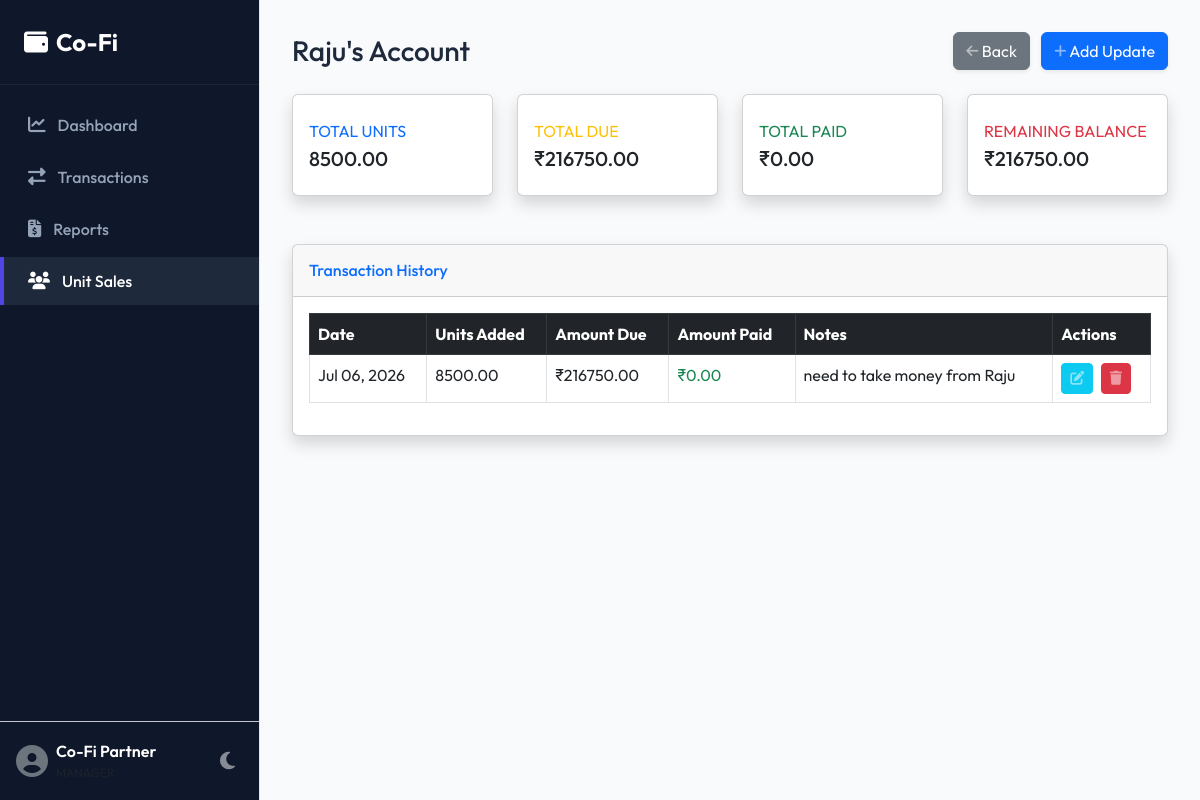
Screenshot of /unit-buyers/1/ with the database file from the repository.
### finance/models.py (models this page shows, shortened)
class UnitBuyer(models.Model):
    BUYER_CHOICES = [
        ('Raju', 'Raju'),
        ('Ramesh', 'Ramesh'),
        ('Govindha Raju', 'Govindha Raju'),
    ]
    name = models.CharField(max_length=150, choices=BUYER_CHOICES, unique=True)
    created_at = models.DateTimeField(auto_now_add=True)
    @property
    def total_units(self):
        return sum(t.units_added for t in self.transactions.all())
    @property
    def amount_due(self):
        return sum(t.amount_due for t in self.transactions.all())
    @property
    def amount_paid(self):
        return sum(t.amount_paid for t in self.transactions.all())
    @property
    def balance_remaining(self):
        return self.amount_due - self.amount_paid

class UnitBuyerTransaction(models.Model):
    buyer = models.ForeignKey(UnitBuyer, on_delete=models.CASCADE, related_name='transactions')
    date = models.DateField()
    units_added = models.DecimalField(max_digits=10, decimal_places=2, default=0.00, help_text="Units added in this transaction")
    amount_due = models.DecimalField(max_digits=12, decimal_places=2, default=0.00, help_text="Amount owed for this transaction")
    amount_paid = models.DecimalField(max_digits=12, decimal_places=2, default=0.00, help_text="Amount paid in this transaction")
    notes = models.TextField(blank=True)
    created_at = models.DateTimeField(auto_now_add=True)

### finance/views.py (the view)
# urls.py: path('unit-buyers/<int:pk>/', views.unit_buyer_detail, name='unit_buyer_detail'),
def unit_buyer_detail(request, pk):
    buyer = get_object_or_404(UnitBuyer, pk=pk)
    transactions = buyer.transactions.all().order_by('-date', '-created_at')
    return render(request, 'finance/unit_buyer_detail.html', {'buyer': buyer, 'transactions': transactions})

### finance/templates/finance/unit_buyer_detail.html (shortened to what this page needs)
{% extends 'finance/base.html' %}
{% block content %}
<div class="d-flex justify-content-between align-items-center mb-4">
    <h2 class="h3 mb-0 text-gray-800">{{ buyer.name }}'s Account</h2>
    <div>
        <a href="{% url 'unit_buyers' %}" class="btn btn-secondary shadow-sm me-2">
            <i class="fas fa-arrow-left fa-sm text-white-50"></i> Back
        </a>
        <a href="{% url 'unit_buyer_add_transaction' buyer.pk %}" class="btn btn-primary shadow-sm">
            <i class="fas fa-plus fa-sm text-white-50"></i> Add Update
        </a>
    </div>
</div>
<div class="row mb-4">
    <div class="col-xl-3 col-md-6 mb-4">
        <div class="card border-left-primary shadow h-100 py-2">
            <div class="card-body">
                <div class="row no-gutters align-items-center">
                    <div class="col mr-2">
                        <div class="text-xs font-weight-bold text-primary text-uppercase mb-1">Total Units</div>
                        <div class="h5 mb-0 font-weight-bold text-gray-800">{{ buyer.total_units }}</div>
                    </div>
                </div>
            </div>
        </div>
    </div>
    <div class="col-xl-3 col-md-6 mb-4">
        <div class="card border-left-warning shadow h-100 py-2">
            <div class="card-body">
                <div class="row no-gutters align-items-center">
                    <div class="col mr-2">
                        <div class="text-xs font-weight-bold text-warning text-uppercase mb-1">Total Due</div>
                        <div class="h5 mb-0 font-weight-bold text-gray-800">₹{{ buyer.amount_due }}</div>
                    </div>
                </div>
            </div>
        </div>
    </div>
    <div class="col-xl-3 col-md-6 mb-4">
        <div class="card border-left-success shadow h-100 py-2">
            <div class="card-body">
                <div class="row no-gutters align-items-center">
                    <div class="col mr-2">
                        <div class="text-xs font-weight-bold text-success text-uppercase mb-1">Total Paid</div>
                        <div class="h5 mb-0 font-weight-bold text-gray-800">₹{{ buyer.amount_paid }}</div>
                    </div>
                </div>
            </div>
        </div>
    </div>
    <div class="col-xl-3 col-md-6 mb-4">
        <div class="card border-left-danger shadow h-100 py-2">
            <div class="card-body">
                <div class="row no-gutters align-items-center">
                    <div class="col mr-2">
                        <div class="text-xs font-weight-bold text-danger text-uppercase mb-1">Remaining Balance</div>
                        <div class="h5 mb-0 font-weight-bold text-gray-800">₹{{ buyer.balance_remaining }}</div>
                    </div>
                </div>
            </div>
        </div>
    </div>
</div>
<div class="card shadow mb-4">
    <div class="card-header py-3">
        <h6 class="m-0 font-weight-bold text-primary">Transaction History</h6>
    </div>
    <div class="card-body">
        <div class="table-responsive">
            <table class="table table-bordered table-hover" id="dataTable" width="100%" cellspacing="0">
                <thead class="table-dark">
                    <tr>
                        <th>Date</th>
                        <th>Units Added</th>
                        <th>Amount Due</th>
                        <th>Amount Paid</th>
                        <th>Notes</th>
                        <th>Actions</th>
                    </tr>
                </thead>
                <tbody>
                    {% for tx in transactions %}
                    <tr>
                        <td>{{ tx.date|date:"M d, Y" }}</td>
                        <td>{{ tx.units_added }}</td>
                        <td>₹{{ tx.amount_due }}</td>
                        <td class="text-success">₹{{ tx.amount_paid }}</td>
                        <td>{{ tx.notes }}</td>
                        <td>
                            <a href="{% url 'unit_buyer_transaction_update' tx.pk %}" class="btn btn-sm btn-info btn-icon-split me-1">
                                <span class="icon text-white-50"><i class="fas fa-edit"></i></span>
                            </a>
                            <form action="{% url 'unit_buyer_transaction_delete' tx.pk %}" method="post" class="d-inline" onsubmit="return confirm('Are you sure you want to delete this transaction?');">
                                <button type="submit" class="btn btn-sm btn-danger btn-icon-split">
                                    <span class="icon text-white-50"><i class="fas fa-trash"></i></span>
                                </button>
                            </form>
                        </td>
                    </tr>
                    {% empty %}
                    <tr>
                        <td colspan="6" class="text-center py-4">No transactions recorded yet.</td>
                    </tr>
                    {% endfor %}
                </tbody>
            </table>
        </div>
    </div>
</div>
{% endblock %}

### finance/static/finance/style.css (style rules this page uses)
:root { --primary-color: #4f46e5; --primary-hover: #4338ca; --bg-color: #f8fafc; --card-bg: #ffffff; --text-color: #1e293b; --text-secondary: #64748b; --border-color: #e2e8f0; --sidebar-bg: #0f172a; --sidebar-text: #94a3b8; --sidebar-hover: #1e293b; --sidebar-active: #4f46e5; --shadow: 0 1px 3px 0 rgb(0 0 0 / 0.1), 0 1px 2px -1px rgb(0 0 0 / 0.1); --shadow-lg: 0 10px 15px -3px rgb(0 0 0 / 0.1), 0 4px 6px -4px rgb(0 0 0 / 0.1); }
body { font-family: 'Outfit', 'Inter', -apple-system, BlinkMacSystemFont, "Segoe UI", Roboto, sans-serif; background-color: var(--bg-color); color: var(--text-color); transition: background-color 0.3s, color 0.3s; overflow-x: hidden; }

### rows the page displays
UnitBuyer: name "Raju", total_units "8500.00", amount_due "216750.00", amount_paid "0.00", balance_remaining "216750.00"
UnitBuyerTransaction: date "Jul 06, 2026", units_added "8500.00", amount_due "216750.00", amount_paid "0.00", notes "need to take money from Raju"
